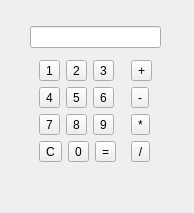
<?xml version="1.0" encoding="UTF-8"?>
<ui version="4.0">
 <class>Form</class>
 <widget class="QWidget" name="Form">
  <property name="geometry">
   <rect>
    <x>0</x>
    <y>0</y>
    <width>194</width>
    <height>213</height>
   </rect>
  </property>
  <property name="windowTitle">
   <string>Form</string>
  </property>
  <widget class="QWidget" name="layoutWidget">
   <property name="geometry">
    <rect>
     <x>30</x>
     <y>20</y>
     <width>131</width>
     <height>150</height>
    </rect>
   </property>
   <layout class="QVBoxLayout" name="verticalLayout_3">
    <item>
     <widget class="QLineEdit" name="lineEdit">
      <property name="enabled">
       <bool>true</bool>
      </property>
      <property name="readOnly">
       <bool>true</bool>
      </property>
     </widget>
    </item>
    <item>
     <layout class="QHBoxLayout" name="horizontalLayout_5">
      <item>
       <layout class="QVBoxLayout" name="verticalLayout_2">
        <item>
         <layout class="QHBoxLayout" name="horizontalLayout">
          <item>
           <widget class="QToolButton" name="toolButton">
            <property name="enabled">
             <bool>true</bool>
            </property>
            <property name="text">
             <string>1</string>
            </property>
           </widget>
          </item>
          <item>
           <widget class="QToolButton" name="toolButton_2">
            <property name="enabled">
             <bool>true</bool>
            </property>
            <property name="text">
             <string>2</string>
            </property>
           </widget>
          </item>
          <item>
           <widget class="QToolButton" name="toolButton_3">
            <property name="enabled">
             <bool>true</bool>
            </property>
            <property name="text">
             <string>3</string>
            </property>
           </widget>
          </item>
         </layout>
        </item>
        <item>
         <layout class="QHBoxLayout" name="horizontalLayout_2">
          <item>
           <widget class="QToolButton" name="toolButton_4">
            <property name="enabled">
             <bool>true</bool>
            </property>
            <property name="text">
             <string>4</string>
            </property>
           </widget>
          </item>
          <item>
           <widget class="QToolButton" name="toolButton_5">
            <property name="enabled">
             <bool>true</bool>
            </property>
            <property name="text">
             <string>5</string>
            </property>
           </widget>
          </item>
          <item>
           <widget class="QToolButton" name="toolButton_6">
            <property name="enabled">
             <bool>true</bool>
            </property>
            <property name="text">
             <string>6</string>
            </property>
           </widget>
          </item>
         </layout>
        </item>
        <item>
         <layout class="QHBoxLayout" name="horizontalLayout_3">
          <item>
           <widget class="QToolButton" name="toolButton_7">
            <property name="enabled">
             <bool>true</bool>
            </property>
            <property name="text">
             <string>7</string>
            </property>
           </widget>
          </item>
          <item>
           <widget class="QToolButton" name="toolButton_8">
            <property name="enabled">
             <bool>true</bool>
            </property>
            <property name="text">
             <string>8</string>
            </property>
           </widget>
          </item>
          <item>
           <widget class="QToolButton" name="toolButton_9">
            <property name="enabled">
             <bool>true</bool>
            </property>
            <property name="text">
             <string>9</string>
            </property>
           </widget>
          </item>
         </layout>
        </item>
        <item>
         <layout class="QHBoxLayout" name="horizontalLayout_4">
          <item>
           <widget class="QToolButton" name="toolButton_10">
            <property name="enabled">
             <bool>true</bool>
            </property>
            <property name="text">
             <string>C</string>
            </property>
           </widget>
          </item>
          <item>
           <widget class="QToolButton" name="toolButton_11">
            <property name="enabled">
             <bool>true</bool>
            </property>
            <property name="text">
             <string>0</string>
            </property>
           </widget>
          </item>
          <item>
           <widget class="QToolButton" name="toolButton_12">
            <property name="enabled">
             <bool>true</bool>
            </property>
            <property name="text">
             <string>=</string>
            </property>
           </widget>
          </item>
         </layout>
        </item>
       </layout>
      </item>
      <item>
       <layout class="QVBoxLayout" name="verticalLayout">
        <item>
         <widget class="QToolButton" name="toolButton_13">
          <property name="text">
           <string>+</string>
          </property>
         </widget>
        </item>
        <item>
         <widget class="QToolButton" name="toolButton_14">
          <property name="text">
           <string>-</string>
          </property>
         </widget>
        </item>
        <item>
         <widget class="QToolButton" name="toolButton_15">
          <property name="text">
           <string>*</string>
          </property>
         </widget>
        </item>
        <item>
         <widget class="QToolButton" name="toolButton_16">
          <property name="text">
           <string>/</string>
          </property>
         </widget>
        </item>
       </layout>
      </item>
     </layout>
    </item>
   </layout>
  </widget>
 </widget>
 <resources/>
 <connections/>
</ui>
